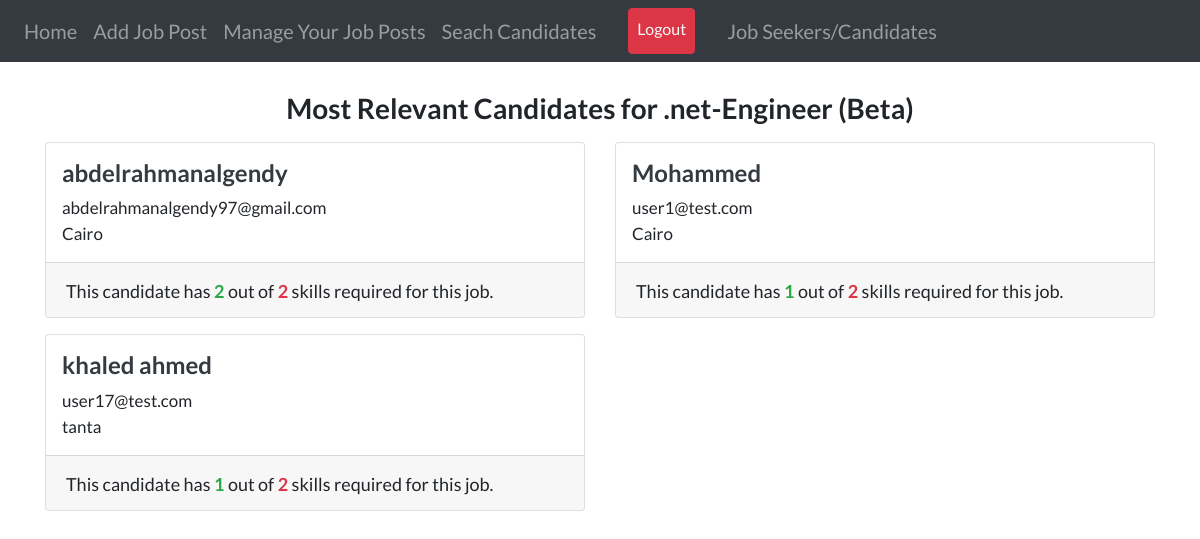
Screenshot of /hiring/job/net-engineer/search/ (signed in) with the database file from the repository.
### job/models.py (models this page shows, shortened)
class Job(models.Model):
    recruiter = models.ForeignKey(
        User, related_name='jobs', on_delete=models.CASCADE)
    title = models.CharField(max_length=255)
    company = models.CharField(max_length=200)
    location = models.CharField(max_length=255)
    description = models.TextField()
    skills_req = models.CharField(max_length=200)
    job_type = models.CharField(
        max_length=30, choices=CHOICES, default='Full Time', null=True)
    link = models.URLField(null=True, blank=True)
    slug = AutoSlugField(populate_from='title', unique=True, null= True)
    date_posted = models.DateTimeField(default=timezone.now)

### Candidates/models.py (models this page shows, shortened)
class Profile(models.Model):
    user = models.OneToOneField(
        User, on_delete=models.CASCADE, primary_key=True, related_name='profile')
    location = models.CharField(max_length=255, null=True, blank=True)
    resume = models.FileField(upload_to='resumes', null=True, blank=True)
    grad_year = models.IntegerField(blank=True ,default=2000)
    looking_for = models.CharField(
        max_length=30, choices=CHOICES, default='Full Time', null=True)
    slug = AutoSlugField(populate_from='user', unique=True)
    hit_count_generic = GenericRelation(HitCount, object_id_field='object_pk',
     related_query_name='hit_count_generic_relation')

### users/models.py (models this page shows, shortened)
class User(AbstractUser):
    username = None
    email = models.EmailField(
        _("email address"),
        unique=True,
    )
    National_id = models.IntegerField(unique= True ,  null = True )
    title = models.CharField(max_length=255, null = True)
    full_name = models.CharField(max_length=200, null=True, blank=True)
    country = CountryField(null=True, blank=True)
    experience_level = models.CharField(
        max_length=30, choices=CHOICES, default='Senior', null=True)
    bio = models.TextField(null= True )
    objects = BlangoUserManager()
    USERNAME_FIELD = "email"
    REQUIRED_FIELDS = [ ]

### job/views.py (the view)
# urls.py: path('job/<slug>/search/', views.job_candidate_search,
@login_required
def job_candidate_search(request, slug):
    job = get_object_or_404(Job, slug=slug)
    relevant_candidates = []
    common = []
    applicants = Profile.objects.filter(looking_for=job.job_type)
    job_skills = []
    skills = str(job.skills_req).split(",")
    for skill in skills:
        job_skills.append(skill.strip().lower())
    for applicant in applicants:
        user = applicant.user
        skill_list = list(Skill.objects.filter(user=user))
        skills = []
        for i in skill_list:
            skills.append(i.skill.lower())
        common_skills = list(set(job_skills) & set(skills))
        if (len(common_skills) != 0 ):
            relevant_candidates.append(applicant)
            common.append(len(common_skills))
    objects = zip(relevant_candidates, common)
    objects = sorted(objects, key=lambda t: t[1], reverse=True)
    objects = objects[:100]
    context = {
        'rec_navbar': 1,
        'job': job,
        'objects': objects,
        'job_skills': len(job_skills),
        'relevant': len(relevant_candidates),
    }
    return render(request, 'recruiters/job_candidate_search.html', context)

### job/templates/recruiters/job_candidate_search.html (shortened to what this page needs)
{% extends "users/layout.html" %} {% load static %} {% block content %}
<br />
<div>
  <h3 class="text-center">
    <b>Most Relevant Candidates for {{job.title}} (Beta)</b>
  </h3>
  {% if relevant %}
  <div class="row">
    {% for profile, common in objects %}
    <div class="col-md-6">
      <div class="card card-signin my-2">
        <span class="ml-3 mt-3">
          <a href="{% url 'profile-view' profile.slug %}">
            {% if profile.full_name %}
            <h4 class="text-dark">
              <b>{{profile.full_name}}</b>
            </h4>
            {% else %}
            <h4 class="text-dark">
              <b>{{profile.user.full_name}}</b>
            </h4>
            {% endif %}
          </a>
          <p style="font-size: 17px">
            {{profile.user.email}}<br />
            {% if profile.location %} {{profile.location}} {% else %}
            {{profile.country.name}} {% endif %}
          </p>
        </span>
        <div class="card-footer">
          <span style="font-size: 18px"
            >This candidate has <b class="text-success">{{ common }} </b>out of
            <b class="text-danger">{{ job_skills }}</b> skills required for this
            job.</span
          >
        </div>
      </div>
    </div>
    {% endfor %}
  </div>
  {% endif %}
</div>
{% endblock content %}

### users/templates/users/layout.html (style rules this page uses)
body { font-family: "Lato"; font-size: 20px; }

### rows the page displays
Job: title ".net-Engineer"
Profile: user.full_name "abdelrahmanalgendy", user.email "abdelrahmanalgendy97@gmail.com", location "Cairo", common "2", job_skills "2"
Profile: user.full_name "Mohammed", user.email "user1@test.com", location "Cairo", common "1", user_id "2"
Profile: user.full_name "khaled ahmed", user.email "user17@test.com", location "tanta", common "1", job_skills "2"
